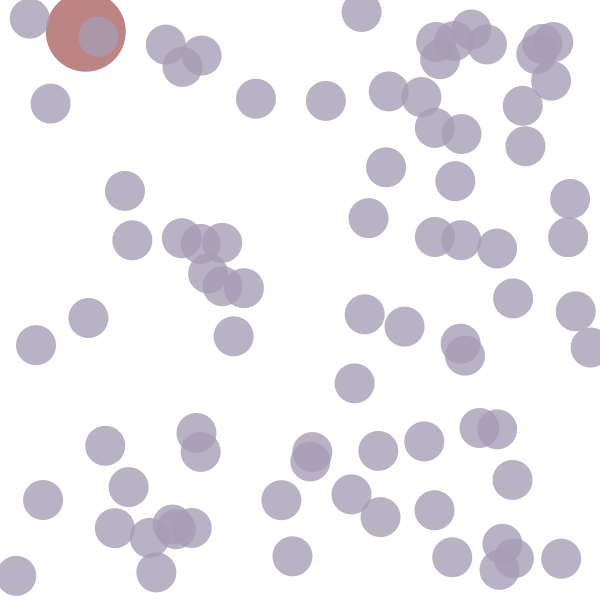
Frame 1 (no input)
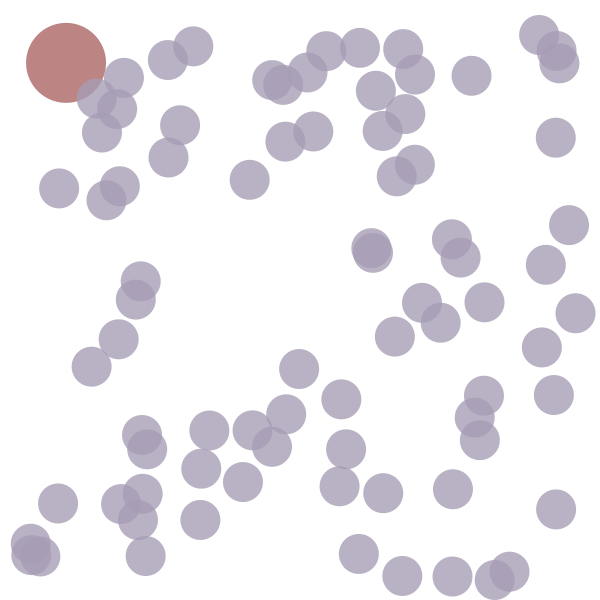
Frame 60 (the mouse pressed at the canvas centre just before this capture)
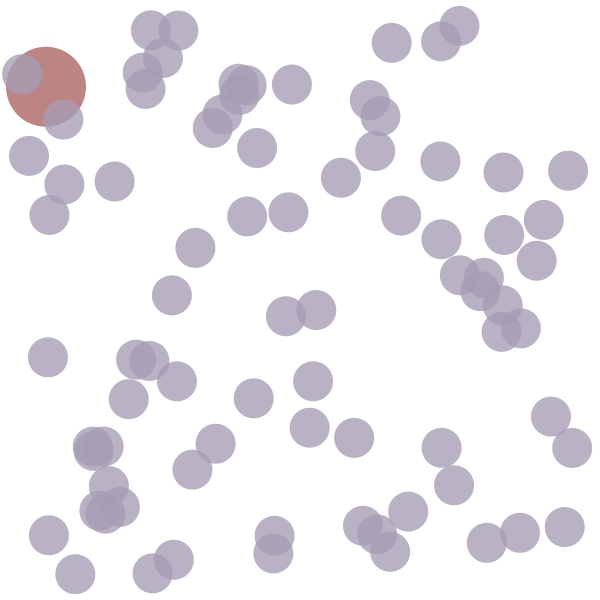
Frame 120 (the mouse held since frame 60 and released just before this capture)

The Processing sketch that drew these frames (run headless with seeded random() and noise(); from frame 60 on, the mouse is pressed at the canvas centre):

// Processing sketch: processing_167118
// ── processing_167118.pde

PVector loc = new PVector (random(width), random(height));
PVector vel = new PVector (random(-4, 4), random(-4, 4));
vesicle [] list1 = new vesicle [80];
target tamato = new target();
float d;
int r = 20;
int a = 40;

void setup () {
  size(600, 600);
  smooth();
  noStroke();

  for (int i = 0; i < list1.length; i++) {
    list1[i] = new vesicle();
  }
}

void draw () {
  background(255);
  tamato.update2();
  for (int i = 0; i < list1.length; i++) {

    list1[i].update1();
    d = dist(list1[i].pos.x, list1[i].pos.y, loc.x, loc.y);
    if (d <= r+a) {
      print("#",d);
      vel.x *= -1;  // this part doesn't work
      vel.y *= -1; 
    }
  }
}





class vesicle {
  PVector pos = new PVector (random(width), random(height));
  PVector speed = new PVector (random(-3, 3), random(-2, 2));
  int r = 20; //radius of circle


  void update1() {
    fill(lerpColor(#BD8484, #96AED6, .6), 200);
    ellipse(pos.x, pos.y, 2*r, 2*r);
    pos.x += speed.x;
    pos.y += speed.y;

    if ( pos.x + r >= width  ) {
      pos.x = width - r - 1;
      speed.x *= -1;
    }
    if ( pos.x - r <= 0 ) {
      pos.x = r + 1;
      speed.x *= -1;
    }

    if ( pos.y + r >= height ) {
      pos.y = height - r - 1;
      speed.y *= -1;
    }


    if ( pos.y - r <= 0) {
      pos.y = r + 1;
      speed.y *= -1;
    }
  }
}



class target {
  PVector loc = new PVector (random(width), random(height));
  PVector vel = new PVector (random(-4, 4), random(-4, 4));
  int a = 40; //radius of circle


  void update2() {
    fill(#BD8484);
    ellipse(loc.x, loc.y, 2*a, 2*a);
    loc.x += vel.x;
    loc.y += vel.y;

    if ( loc.x + a >= width  ) {
      loc.x = width - a - 1;
      vel.x *= -1;
    }
    if ( loc.x - a <= 0 ) {
      loc.x = a + 1;
      vel.x *= -1;
    }

    if ( loc.y + a >= height ) {
      loc.y = height - a - 1;
      vel.y *= -1;
    }


    if ( loc.y - a <= 0) {
      loc.y = a + 1;
      vel.y *= -1;
    }
  }
}
